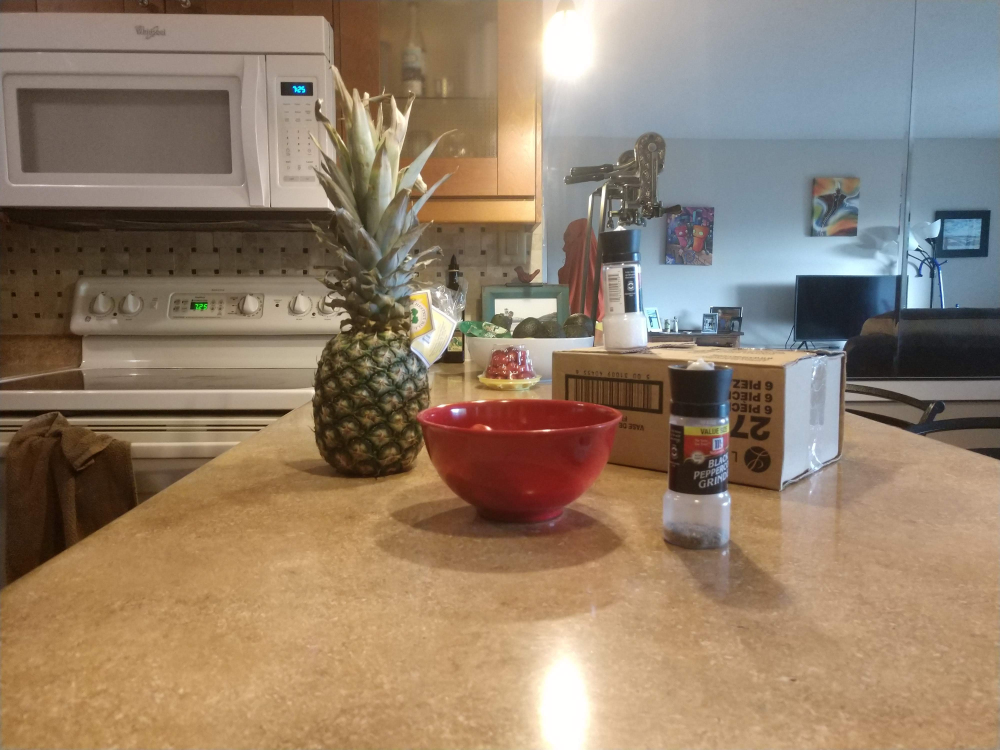
#> input picture images/pineapple_left.jpg, 4000 x 3000 px (shown at 1/4 size)
$ jupyter execute --allow-errors CameraPositions.ipynb
#> lines starting #> are read from the running program, lines starting #| are printed output that depends on the picture; after the words box and inside, x2 and y2 are one past the last pixel; in counts of white or black regions, pixels touching at a corner belong together
# Perform RANSAC to determine fundamental/essential matrix for 2 images

https://www.cc.gatech.edu/~hays/compvision/proj3/

* Camera projection Matrix: maps 3d world coordinates to image coordinate
** 3x4 matrix
* Fundamental Matrix: relates points in one scene to epipolar lines in another

[cell 1]
import cv2
import numpy as np
import matplotlib.pyplot as plt

## Before we can start finding the matrix, have to find and match points between the images

[cell 2]
# load images
scale = .125
image_left = cv2.imread("images/pineapple_left.jpg")
#> image_left is the input picture: shape (3000, 4000, 3); mean B, G, R 106.4, 126.6, 146.1
image_right = cv2.imread("images/pineapple_right.jpg")
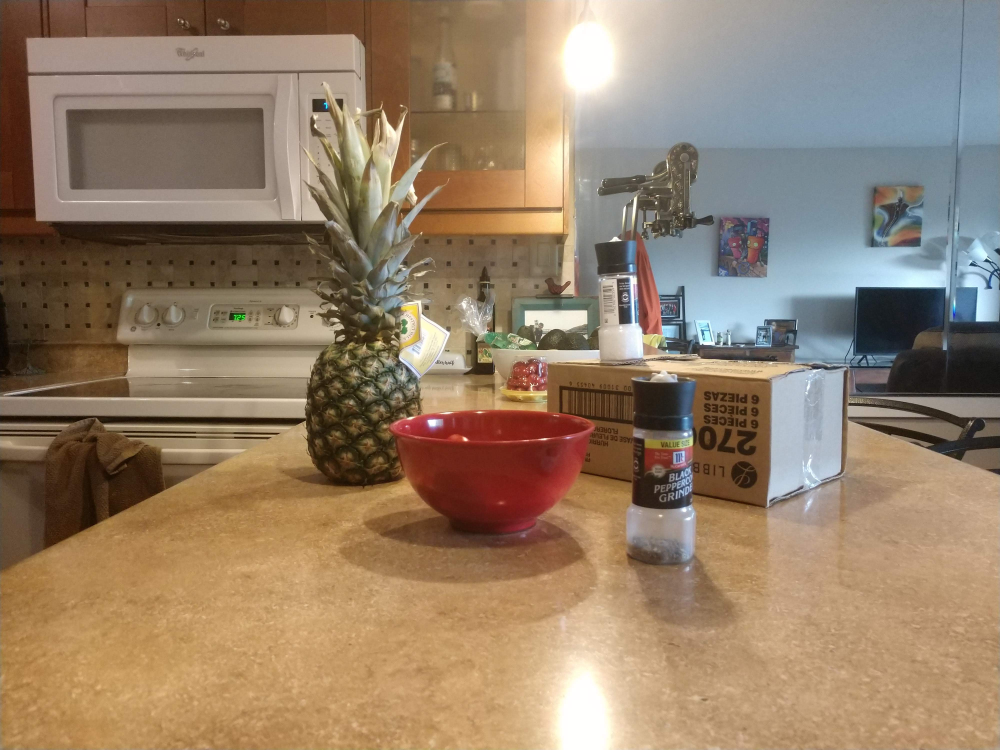
#> input picture images/pineapple_right.jpg, 4000 x 3000 px (shown at 1/4 size)
#> image_right is the input picture: shape (3000, 4000, 3); mean B, G, R 104.5, 127, 148.3
image_left = cv2.resize(image_left,(0,0),fx=scale,fy=scale)
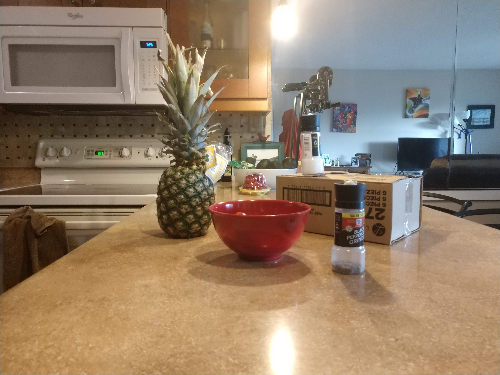
#> image_left: shape (375, 500, 3); mean B, G, R 106.5, 126.8, 146.3
image_right = cv2.resize(image_right,(0,0),fx=scale,fy=scale)
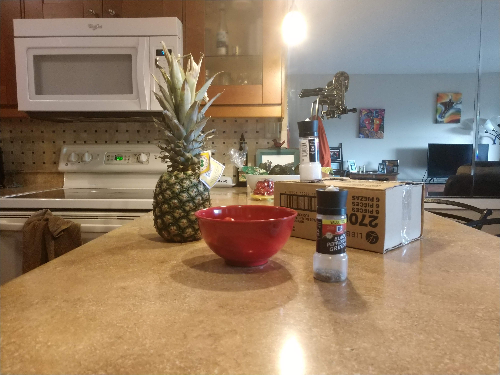
#> image_right: shape (375, 500, 3); mean B, G, R 104.7, 127.2, 148.5
plt.rcParams['figure.figsize'] = [10,10]
plt.subplot(1,2,1)
plt.imshow(image_left[:,:,::-1])
plt.subplot(1,2,2)
plt.imshow(image_right[:,:,::-1])
plt.show()
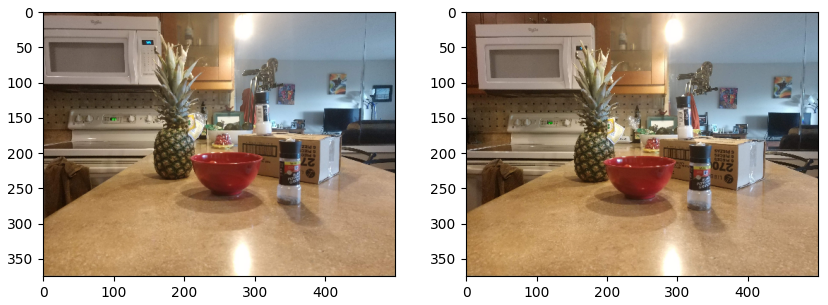
#> figure drawn by matplotlib, 2 panels

# Compute keypoints and descriptors
left_gray = cv2.cvtColor(image_left,cv2.COLOR_BGR2GRAY)
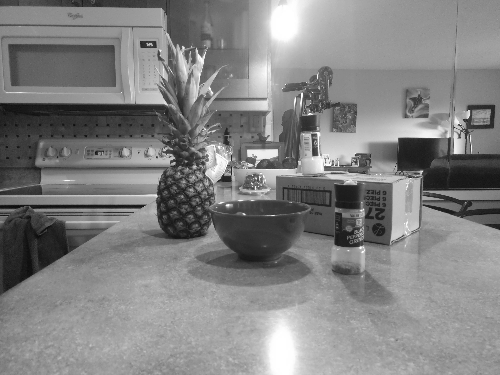
#> left_gray: shape (375, 500); min 12, max 255, mean 130.3
right_gray = cv2.cvtColor(image_right,cv2.COLOR_BGR2GRAY)
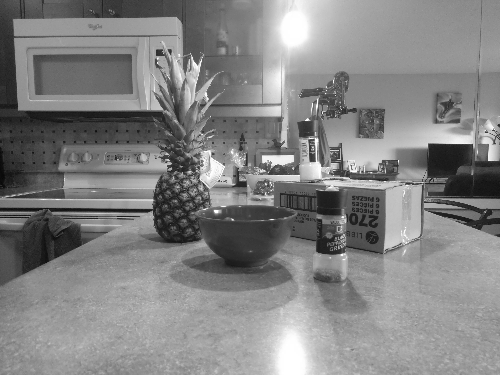
#> right_gray: shape (375, 500); min 8, max 255, mean 131
orb = cv2.ORB_create(nfeatures=1000)
kps1, descs1 = orb.detectAndCompute(left_gray,None)
#> kps1 = 1000 keypoints; strongest (x, y, size): (325, 168, 31), (314, 135, 31), (316, 154, 37.2), (256, 165, 31)
kps2, descs2 = orb.detectAndCompute(right_gray,None)
#> kps2 = 1000 keypoints; strongest (x, y, size): (312, 140, 31), (215, 211, 31), (313, 161, 31), (352, 171, 31)
left_with_kps = image_left.copy()
right_with_kps = image_right.copy()
# [7 lines of commented-out code are left out]
MIN_MATCH_COUNT = 10
FLANN_INDEX_LSH = 6
index_params= dict(algorithm = FLANN_INDEX_LSH,
                  table_number =12, # 12
                  key_size = 10,     # 20
                  multi_probe_level = 2) #2
search_params = {"checks":100}
flann = cv2.FlannBasedMatcher(index_params,search_params)
matches = flann.knnMatch(descs1, descs2, k=2) # query is descs1 which is left image
#> matches = 1000 matches
good_matches = [m for m,n in matches if m.distance<0.7*n.distance]# keep good matches
#> good_matches = 121 matches
print(f"Found {len(good_matches)} matches from {len(matches)}")
#| Found 121 matches from 1000
#img3 = cv2.drawMatches(image_left,kps1, image_right,kps2, good[:20],None, flags=cv2.DrawMatchesFlags_NOT_DRAW_SINGLE_POINTS)
#plt.imshow(img3[:,:,::-1])
#plt.show()

# compute homography between images
if len(matches) > MIN_MATCH_COUNT:
    src_points = np.float32([ kps2[m.trainIdx].pt for m in good_matches]).reshape(-1,1,2)
#> src_points = 121 rows, first 8: [429, 144], [187, 181], [344.2, 220.3], [427, 147], [200, 179], [193, 177], [201, 168], [317, 251]
    dst_points = np.float32([ kps1[m.queryIdx].pt for m in good_matches]).reshape(-1,1,2)
#> dst_points = 121 rows, first 8: [399, 138], [193, 176], [204, 54], [397, 141], [206, 174], [197, 172], [206, 162], [335, 244]
    M, mask = cv2.findHomography(src_points, dst_points, cv2.RANSAC, 5.0)
#> M = [[1.07, 0.0533, -14.8], [-0.0231, 1.03, -4.93], [-7.98e-05, 0.000126, 1]]; mask = 121 values, max 1 at index 1, min 0 at index 0, mean 0.76
    matchesMask = mask.ravel().tolist()
#> matchesMask has the same summary as mask
    h,w,d = image_right.shape
#> h = 375; w = 500; d = 3
    pts = np.float32([ [0,0], [0,h-1], [w-1,h-1], [w-1,0]]).reshape(-1,1,2)
#> pts = [[0, 0], [0, 374], [499, 374], [499, 0]]
    dst = cv2.perspectiveTransform(pts,M)
#> dst = [[-14.8, -4.93], [4.91, 362.8], [533.3, 365.6], [538.6, -17.17]]
    imgOut = image_left.copy()
    imgOut = cv2.polylines(imgOut, [np.int32(dst)], True, 255, 3, cv2.LINE_AA)
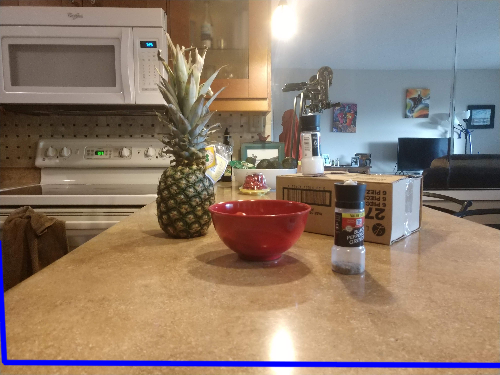
#> imgOut: shape (375, 500, 3); 2.17% of pixels changed, all inside (x1, y1, x2, y2) = (0, 240, 500, 369)
    plt.imshow(imgOut[:,:,::-1])
else:
    print("Not enough matches found")

[cell 3]
m = good_matches[0]

[cell 4]
height, width = image_left.shape[:2]
#> height = 375; width = 500
cx = 0
cy = 0
f = np.array([[width/2, 0, cx],
             [0, height/2, cy],
            [0,0,1]],dtype=np.float32)
#> f = [[250, 0, 0], [0, 187.5, 0], [0, 0, 1]]
